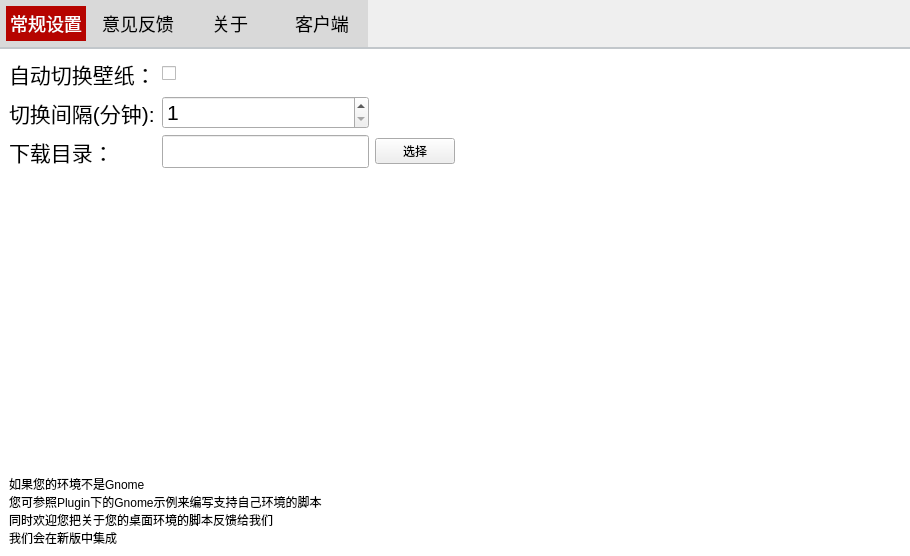
<?xml version="1.0" encoding="UTF-8"?>
<ui version="4.0">
 <class>Settings</class>
 <widget class="QWidget" name="Settings">
  <property name="geometry">
   <rect>
    <x>0</x>
    <y>0</y>
    <width>910</width>
    <height>556</height>
   </rect>
  </property>
  <property name="sizePolicy">
   <sizepolicy hsizetype="Expanding" vsizetype="Expanding">
    <horstretch>0</horstretch>
    <verstretch>0</verstretch>
   </sizepolicy>
  </property>
  <property name="windowTitle">
   <string>Settings</string>
  </property>
  <property name="styleSheet">
   <string notr="true"/>
  </property>
  <layout class="QVBoxLayout" name="verticalLayout">
   <property name="margin">
    <number>0</number>
   </property>
   <item>
    <layout class="QVBoxLayout" name="layout_outside">
     <item>
      <widget class="QTabWidget" name="tabWidget">
       <property name="enabled">
        <bool>true</bool>
       </property>
       <property name="font">
        <font>
         <weight>50</weight>
         <bold>false</bold>
         <underline>false</underline>
         <stylestrategy>PreferDefault</stylestrategy>
        </font>
       </property>
       <property name="mouseTracking">
        <bool>true</bool>
       </property>
       <property name="focusPolicy">
        <enum>Qt::TabFocus</enum>
       </property>
       <property name="contextMenuPolicy">
        <enum>Qt::DefaultContextMenu</enum>
       </property>
       <property name="layoutDirection">
        <enum>Qt::LeftToRight</enum>
       </property>
       <property name="autoFillBackground">
        <bool>false</bool>
       </property>
       <property name="styleSheet">
        <string notr="true">QTabWidget::pane { /* The tab widget frame */
     border-top: 2px solid #C2C7CB;
     background-color:white;

 }
 QTabWidget::tab-bar {
     alignment: left;
	background-color:#d9d9d9;
	
 }
QTabBar::tab {
    height:35px;
	width:80px;
     background:#d9d9d9;
     border: 6px solid #d9d9d9;
     border-bottom-color: #d9d9d9; /* same as the pane color */
	padding:0px;
     min-width: 8ex;
	margin:0px;	
	font-size:18px;
    
 }
QTabBar::tab:selected, QTabBar::tab:hover {
     background:#b60400;
	  color:white;
 }
</string>
       </property>
       <property name="inputMethodHints">
        <set>Qt::ImhNone</set>
       </property>
       <property name="tabPosition">
        <enum>QTabWidget::North</enum>
       </property>
       <property name="tabShape">
        <enum>QTabWidget::Rounded</enum>
       </property>
       <property name="currentIndex">
        <number>0</number>
       </property>
       <property name="elideMode">
        <enum>Qt::ElideNone</enum>
       </property>
       <property name="usesScrollButtons">
        <bool>false</bool>
       </property>
       <property name="documentMode">
        <bool>false</bool>
       </property>
       <property name="tabsClosable">
        <bool>false</bool>
       </property>
       <property name="movable">
        <bool>false</bool>
       </property>
       <widget class="QWidget" name="tab">
        <attribute name="title">
         <string>常规设置</string>
        </attribute>
        <layout class="QGridLayout" name="gridLayout_8">
         <item row="1" column="1">
          <spacer name="verticalSpacer_2">
           <property name="orientation">
            <enum>Qt::Vertical</enum>
           </property>
           <property name="sizeHint" stdset="0">
            <size>
             <width>20</width>
             <height>40</height>
            </size>
           </property>
          </spacer>
         </item>
         <item row="2" column="1">
          <widget class="QLabel" name="label_20">
           <property name="text">
            <string>如果您的环境不是Gnome
您可参照Plugin下的Gnome示例来编写支持自己环境的脚本
同时欢迎您把关于您的桌面环境的脚本反馈给我们
我们会在新版中集成</string>
           </property>
          </widget>
         </item>
         <item row="0" column="1">
          <layout class="QGridLayout" name="gridLayout">
           <item row="2" column="1">
            <widget class="QLineEdit" name="path_line">
             <property name="font">
              <font>
               <pointsize>16</pointsize>
              </font>
             </property>
            </widget>
           </item>
           <item row="0" column="0">
            <widget class="QLabel" name="label">
             <property name="font">
              <font>
               <pointsize>16</pointsize>
              </font>
             </property>
             <property name="text">
              <string>自动切换壁纸：</string>
             </property>
            </widget>
           </item>
           <item row="1" column="0">
            <widget class="QLabel" name="label_2">
             <property name="font">
              <font>
               <pointsize>16</pointsize>
              </font>
             </property>
             <property name="text">
              <string>切换间隔(分钟):</string>
             </property>
            </widget>
           </item>
           <item row="1" column="1">
            <widget class="QSpinBox" name="time_spinbox">
             <property name="font">
              <font>
               <pointsize>16</pointsize>
              </font>
             </property>
             <property name="minimum">
              <number>1</number>
             </property>
            </widget>
           </item>
           <item row="0" column="1">
            <widget class="QCheckBox" name="autoslide_checkbox">
             <property name="font">
              <font>
               <pointsize>16</pointsize>
              </font>
             </property>
             <property name="text">
              <string/>
             </property>
            </widget>
           </item>
           <item row="2" column="0">
            <widget class="QLabel" name="label_15">
             <property name="font">
              <font>
               <pointsize>16</pointsize>
              </font>
             </property>
             <property name="text">
              <string>下载目录：</string>
             </property>
            </widget>
           </item>
           <item row="2" column="2">
            <widget class="QPushButton" name="chooseButton">
             <property name="text">
              <string>选择</string>
             </property>
            </widget>
           </item>
          </layout>
         </item>
         <item row="0" column="3">
          <spacer name="horizontalSpacer_7">
           <property name="orientation">
            <enum>Qt::Horizontal</enum>
           </property>
           <property name="sizeHint" stdset="0">
            <size>
             <width>40</width>
             <height>20</height>
            </size>
           </property>
          </spacer>
         </item>
        </layout>
       </widget>
       <widget class="QWidget" name="tab_2">
        <attribute name="title">
         <string>意见反馈</string>
        </attribute>
        <layout class="QGridLayout" name="gridLayout_7">
         <item row="0" column="0">
          <layout class="QFormLayout" name="formLayout">
           <property name="fieldGrowthPolicy">
            <enum>QFormLayout::FieldsStayAtSizeHint</enum>
           </property>
           <property name="formAlignment">
            <set>Qt::AlignLeading|Qt::AlignLeft|Qt::AlignTop</set>
           </property>
           <item row="0" column="0">
            <widget class="QLabel" name="label_9">
             <property name="font">
              <font>
               <pointsize>18</pointsize>
              </font>
             </property>
             <property name="text">
              <string>您遇到问题了吗？赶紧反馈给我们吧</string>
             </property>
            </widget>
           </item>
           <item row="2" column="0" colspan="2">
            <widget class="QPlainTextEdit" name="feedbackTextEdit">
             <property name="plainText">
              <string>您遇到了什么问题？在什么时候？做什么操作？</string>
             </property>
            </widget>
           </item>
           <item row="5" column="0">
            <widget class="QLabel" name="label_12">
             <property name="font">
              <font>
               <pointsize>18</pointsize>
              </font>
             </property>
             <property name="text">
              <string>您的联系方式，有可能获得惊喜哟...</string>
             </property>
            </widget>
           </item>
           <item row="6" column="0" colspan="2">
            <widget class="QLineEdit" name="userinfolineEdit">
             <property name="inputMask">
              <string/>
             </property>
             <property name="text">
              <string/>
             </property>
             <property name="placeholderText">
              <string>手机号码.E-mail地址或者其他的信息</string>
             </property>
            </widget>
           </item>
           <item row="8" column="0" colspan="2">
            <layout class="QHBoxLayout" name="horizontalLayout_3">
             <property name="margin">
              <number>10</number>
             </property>
             <item>
              <spacer name="horizontalSpacer_8">
               <property name="orientation">
                <enum>Qt::Horizontal</enum>
               </property>
               <property name="sizeHint" stdset="0">
                <size>
                 <width>40</width>
                 <height>20</height>
                </size>
               </property>
              </spacer>
             </item>
             <item>
              <widget class="QPushButton" name="postUpButton">
               <property name="text">
                <string>提交</string>
               </property>
              </widget>
             </item>
             <item>
              <spacer name="horizontalSpacer_9">
               <property name="orientation">
                <enum>Qt::Horizontal</enum>
               </property>
               <property name="sizeHint" stdset="0">
                <size>
                 <width>40</width>
                 <height>20</height>
                </size>
               </property>
              </spacer>
             </item>
            </layout>
           </item>
           <item row="3" column="0" colspan="2">
            <layout class="QHBoxLayout" name="horizontalLayout_4">
             <item>
              <widget class="QLabel" name="cleanLabel">
               <property name="sizePolicy">
                <sizepolicy hsizetype="Expanding" vsizetype="Preferred">
                 <horstretch>0</horstretch>
                 <verstretch>0</verstretch>
                </sizepolicy>
               </property>
               <property name="cursor">
                <cursorShape>PointingHandCursor</cursorShape>
               </property>
               <property name="text">
                <string>&lt;html&gt;&lt;head/&gt;&lt;body&gt;&lt;p&gt;&lt;a href=&quot;http://clean.com&quot;&gt;&lt;span style=&quot; text-decoration: underline; color:#0000ff;&quot;&gt;清空内容...&lt;/span&gt;&lt;/a&gt;&lt;/p&gt;&lt;/body&gt;&lt;/html&gt;</string>
               </property>
              </widget>
             </item>
             <item>
              <widget class="QLabel" name="label_17">
               <property name="text">
                <string>还可以输入：</string>
               </property>
              </widget>
             </item>
             <item>
              <widget class="QLabel" name="limitLabel">
               <property name="sizePolicy">
                <sizepolicy hsizetype="Preferred" vsizetype="Preferred">
                 <horstretch>0</horstretch>
                 <verstretch>0</verstretch>
                </sizepolicy>
               </property>
               <property name="text">
                <string>500</string>
               </property>
               <property name="alignment">
                <set>Qt::AlignRight|Qt::AlignTrailing|Qt::AlignVCenter</set>
               </property>
              </widget>
             </item>
             <item>
              <widget class="QLabel" name="label_18">
               <property name="text">
                <string>个字</string>
               </property>
              </widget>
             </item>
            </layout>
           </item>
          </layout>
         </item>
        </layout>
       </widget>
       <widget class="QWidget" name="tab_3">
        <attribute name="title">
         <string>关于</string>
        </attribute>
        <layout class="QGridLayout" name="gridLayout_5">
         <item row="0" column="0">
          <layout class="QGridLayout" name="gridLayout_4">
           <item row="0" column="1">
            <widget class="QLabel" name="label_8">
             <property name="text">
              <string/>
             </property>
             <property name="pixmap">
              <pixmap resource="resources.qrc">:/source/aboutlogo.png</pixmap>
             </property>
             <property name="alignment">
              <set>Qt::AlignCenter</set>
             </property>
            </widget>
           </item>
           <item row="0" column="2">
            <spacer name="horizontalSpacer_6">
             <property name="orientation">
              <enum>Qt::Horizontal</enum>
             </property>
             <property name="sizeHint" stdset="0">
              <size>
               <width>40</width>
               <height>20</height>
              </size>
             </property>
            </spacer>
           </item>
           <item row="1" column="1">
            <layout class="QVBoxLayout" name="verticalLayout_3">
             <item>
              <widget class="QLabel" name="label_16">
               <property name="text">
                <string>&lt;html&gt;&lt;head/&gt;&lt;body&gt;&lt;p&gt;版本:&lt;span style=&quot; font-weight:600;&quot;&gt;1.5 beta&lt;/span&gt;&lt;/p&gt;&lt;/body&gt;&lt;/html&gt;</string>
               </property>
               <property name="alignment">
                <set>Qt::AlignCenter</set>
               </property>
              </widget>
             </item>
             <item>
              <widget class="QLabel" name="label_11">
               <property name="text">
                <string> 官方QQ群：240059255</string>
               </property>
               <property name="alignment">
                <set>Qt::AlignCenter</set>
               </property>
              </widget>
             </item>
             <item>
              <widget class="QLabel" name="label_13">
               <property name="text">
                <string>&lt;html&gt;&lt;head/&gt;&lt;body&gt;&lt;p&gt;官方网站：&lt;a href=&quot;http://www.lovebizhi.com&quot;&gt;&lt;span style=&quot; text-decoration: underline; color:#0000ff;&quot;&gt;http://www.lovebizhi.com&lt;/span&gt;&lt;/a&gt;&lt;/p&gt;&lt;/body&gt;&lt;/html&gt;</string>
               </property>
               <property name="alignment">
                <set>Qt::AlignCenter</set>
               </property>
               <property name="openExternalLinks">
                <bool>true</bool>
               </property>
              </widget>
             </item>
             <item>
              <widget class="QLabel" name="label_14">
               <property name="text">
                <string>&lt;html&gt;&lt;head/&gt;&lt;body&gt;&lt;p&gt;联系我们：&lt;a href=&quot;mailto:info@lovebizhi.com&quot;&gt;&lt;span style=&quot; text-decoration: underline; color:#0000ff;&quot;&gt;info (at) lovebizhi.com&lt;/span&gt;&lt;/a&gt;&lt;/p&gt;&lt;/body&gt;&lt;/html&gt;</string>
               </property>
               <property name="alignment">
                <set>Qt::AlignCenter</set>
               </property>
               <property name="openExternalLinks">
                <bool>true</bool>
               </property>
              </widget>
             </item>
             <item>
              <widget class="QLabel" name="label_3">
               <property name="text">
                <string>©北京取道兴业有限公司</string>
               </property>
               <property name="alignment">
                <set>Qt::AlignCenter</set>
               </property>
              </widget>
             </item>
            </layout>
           </item>
           <item row="0" column="0">
            <spacer name="horizontalSpacer_5">
             <property name="orientation">
              <enum>Qt::Horizontal</enum>
             </property>
             <property name="sizeHint" stdset="0">
              <size>
               <width>40</width>
               <height>20</height>
              </size>
             </property>
            </spacer>
           </item>
          </layout>
         </item>
        </layout>
       </widget>
       <widget class="QWidget" name="tab_4">
        <attribute name="title">
         <string>客户端</string>
        </attribute>
        <layout class="QGridLayout" name="gridLayout_3">
         <item row="0" column="0">
          <layout class="QGridLayout" name="gridLayout_2">
           <item row="3" column="2">
            <layout class="QHBoxLayout" name="horizontalLayout">
             <item>
              <spacer name="horizontalSpacer_3">
               <property name="orientation">
                <enum>Qt::Horizontal</enum>
               </property>
               <property name="sizeHint" stdset="0">
                <size>
                 <width>40</width>
                 <height>20</height>
                </size>
               </property>
              </spacer>
             </item>
             <item>
              <widget class="QLabel" name="label_6">
               <property name="text">
                <string>&lt;html&gt;&lt;head/&gt;&lt;body&gt;&lt;p&gt;&lt;a href=&quot;http://lovebizhi.com/iphone.html&quot;&gt;&lt;img src=&quot;:/source/button-iphone.png&quot;/&gt;&lt;/a&gt;&lt;/p&gt;&lt;/body&gt;&lt;/html&gt;</string>
               </property>
               <property name="openExternalLinks">
                <bool>true</bool>
               </property>
              </widget>
             </item>
             <item>
              <widget class="QLabel" name="label_19">
               <property name="acceptDrops">
                <bool>false</bool>
               </property>
               <property name="text">
                <string>&lt;html&gt;&lt;head/&gt;&lt;body&gt;&lt;p&gt;&lt;a href=&quot;http://lovebizhi.com/ipad.html&quot;&gt;&lt;img src=&quot;:/source/ipad.png&quot;/&gt;&lt;/a&gt;&lt;/p&gt;&lt;/body&gt;&lt;/html&gt;</string>
               </property>
               <property name="openExternalLinks">
                <bool>true</bool>
               </property>
              </widget>
             </item>
             <item>
              <widget class="QLabel" name="label_7">
               <property name="text">
                <string>&lt;html&gt;&lt;head/&gt;&lt;body&gt;&lt;p&gt;&lt;a href=&quot;http://lovebizhi.com/wp.html&quot;&gt;&lt;img src=&quot;:/source/button-wp7.png&quot;/&gt;&lt;/a&gt;&lt;/p&gt;&lt;/body&gt;&lt;/html&gt;</string>
               </property>
               <property name="openExternalLinks">
                <bool>true</bool>
               </property>
              </widget>
             </item>
             <item>
              <widget class="QLabel" name="label_5">
               <property name="text">
                <string>&lt;html&gt;&lt;head/&gt;&lt;body&gt;&lt;p&gt;&lt;a herf=&quot;http://lovebizhi.com/android.html&quot;&gt;&lt;img src=&quot;:/source/button-android.png&quot;/&gt;&lt;/a&gt;&lt;/p&gt;&lt;/body&gt;&lt;/html&gt;</string>
               </property>
               <property name="openExternalLinks">
                <bool>true</bool>
               </property>
              </widget>
             </item>
             <item>
              <spacer name="horizontalSpacer_4">
               <property name="orientation">
                <enum>Qt::Horizontal</enum>
               </property>
               <property name="sizeHint" stdset="0">
                <size>
                 <width>40</width>
                 <height>20</height>
                </size>
               </property>
              </spacer>
             </item>
            </layout>
           </item>
           <item row="1" column="2">
            <layout class="QHBoxLayout" name="horizontalLayout_2">
             <property name="sizeConstraint">
              <enum>QLayout::SetDefaultConstraint</enum>
             </property>
             <item>
              <spacer name="horizontalSpacer">
               <property name="orientation">
                <enum>Qt::Horizontal</enum>
               </property>
               <property name="sizeHint" stdset="0">
                <size>
                 <width>40</width>
                 <height>20</height>
                </size>
               </property>
              </spacer>
             </item>
             <item>
              <widget class="QLabel" name="label_4">
               <property name="text">
                <string/>
               </property>
               <property name="pixmap">
                <pixmap resource="resources.qrc">:/source/aboutlogo.png</pixmap>
               </property>
              </widget>
             </item>
             <item>
              <spacer name="horizontalSpacer_2">
               <property name="orientation">
                <enum>Qt::Horizontal</enum>
               </property>
               <property name="sizeHint" stdset="0">
                <size>
                 <width>40</width>
                 <height>20</height>
                </size>
               </property>
              </spacer>
             </item>
            </layout>
           </item>
           <item row="2" column="2">
            <layout class="QVBoxLayout" name="verticalLayout_2">
             <item>
              <widget class="QLabel" name="label_10">
               <property name="font">
                <font>
                 <pointsize>16</pointsize>
                </font>
               </property>
               <property name="text">
                <string>&lt;html&gt;&lt;head/&gt;&lt;body&gt;&lt;p&gt;爱壁纸HD不只有Linux版本，我们还提供了以下平台的版本供您选用&lt;/p&gt;&lt;/body&gt;&lt;/html&gt;</string>
               </property>
               <property name="alignment">
                <set>Qt::AlignCenter</set>
               </property>
              </widget>
             </item>
            </layout>
           </item>
          </layout>
         </item>
        </layout>
       </widget>
      </widget>
     </item>
    </layout>
   </item>
  </layout>
 </widget>
 <resources>
  <include location="resources.qrc"/>
  <include location="resources.qrc"/>
 </resources>
 <connections>
  <connection>
   <sender>cleanLabel</sender>
   <signal>linkActivated(QString)</signal>
   <receiver>feedbackTextEdit</receiver>
   <slot>clear()</slot>
   <hints>
    <hint type="sourcelabel">
     <x>56</x>
     <y>314</y>
    </hint>
    <hint type="destinationlabel">
     <x>64</x>
     <y>285</y>
    </hint>
   </hints>
  </connection>
 </connections>
</ui>
